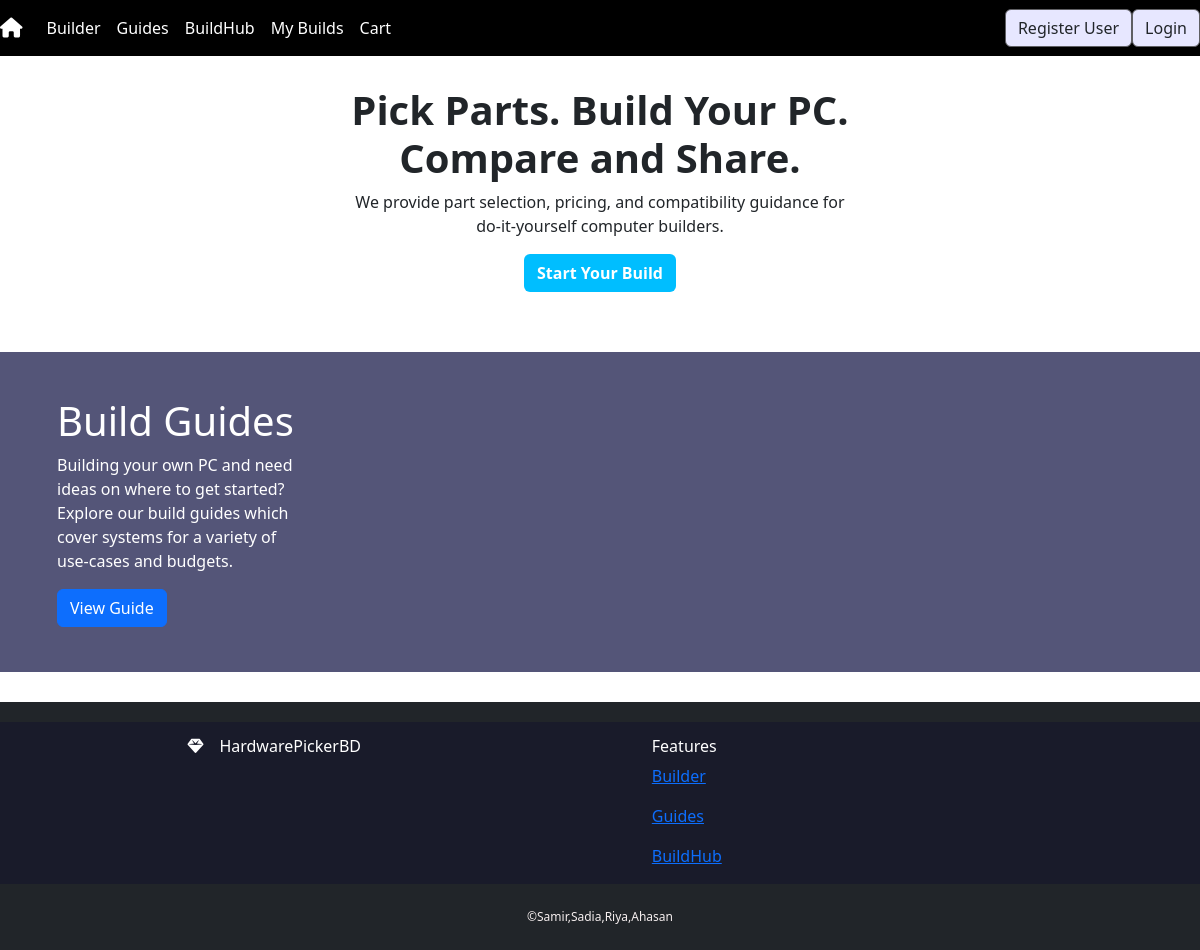
The app's page /, older data.
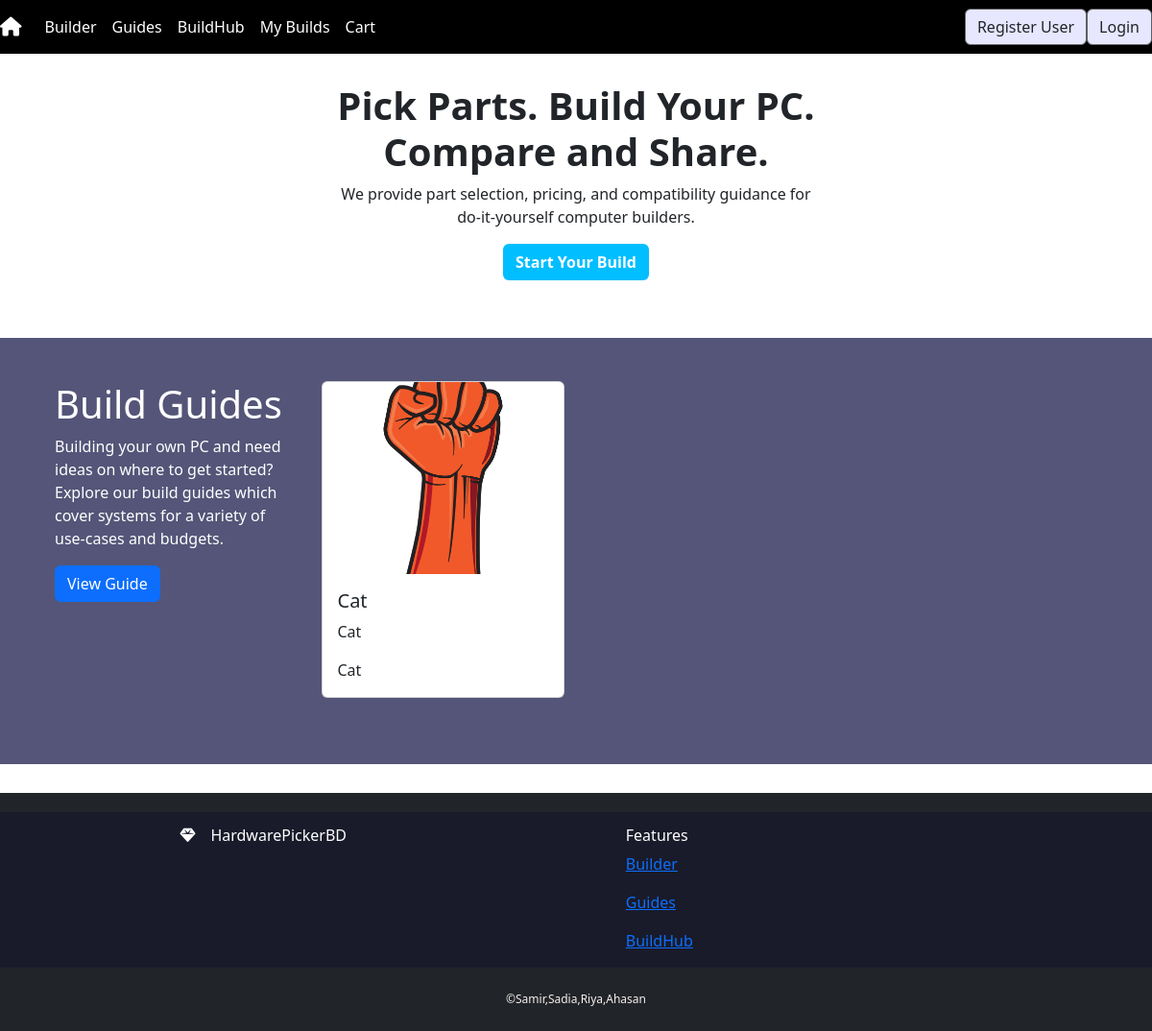
The same page, newer data.
### guides/models.py (models this page shows, shortened)
class Guides(models.Model):
    image = models.ImageField(upload_to='images/', null=True, blank=True)
    title = models.CharField(max_length=200)
    cpu = models.TextField()
    cpu_cooler = models.TextField()
    motherboard = models.TextField()
    memory = models.TextField()
    storage = models.TextField()
    gpu = models.TextField()
    psu = models.TextField()
    case = models.TextField()

### djangoProject2/views.py (the view)
# urls.py: path('', views.home, name='home'),
def home(request):
    guides = Guides.objects.all()[:3]
    return render(request, 'components/home.html', {'guides': guides})

### templates/components/home.html
{% extends 'base.html' %}
{% load static %}
{% block content %}
    <section>
        <div class="container">
            <div class="build">
                <h1>Pick Parts. Build Your PC. <br> Compare and Share.</h1>
                <p>We provide part selection, pricing, and compatibility guidance for <br> do-it-yourself computer builders.</p>
                <a href="{% url 'cpu' %}" class="btn">Start Your Build</a>
            </div>
        </div>
    </section>
<section>
    <div class="guid">
        <div class="container">
            <div class="row">
                <div class="col-md-3">
                    <h1 style="color: #fff;">Build Guides</h1>
                    <p style="color: #fff;">
                        Building your own PC and need ideas on where to get started? Explore our build guides
                        which cover systems for a variety of use-cases and budgets.
                    </p>
                    <a href="{% url 'guide_list' %}" class="btn btn-primary">View Guide</a>
                </div>
                <div class="col-md-9">
                    <div class="row">
                        {% for guide in guides %}
                        <div class="col-md-4 mb-4">
                            <div class="card h-100">
                                {% if guide.image %}
                                <img src="{{ guide.image.url }}" class="card-img-top" alt="{{ guide.title }}" style="max-height: 200px; object-fit: cover;">
                                {% endif %}
                                <div class="card-body">
                                    <h5 class="card-title">{{ guide.title }}</h5>
                                    <p class="card-text"><strong></strong> {{ guide.cpu }}</p>
                                    <p class="card-text"><strong></strong> {{ guide.gpu }}</p>
                                </div>
                            </div>
                        </div>
                        {% endfor %}
                    </div>
                </div>
            </div>
        </div>
    </div>
</section>
{% endblock %}

Row changes from the older to the newer data that the page shows:
added Guides: image (picture), title "Cat", cpu "Cat", gpu "Cat"
